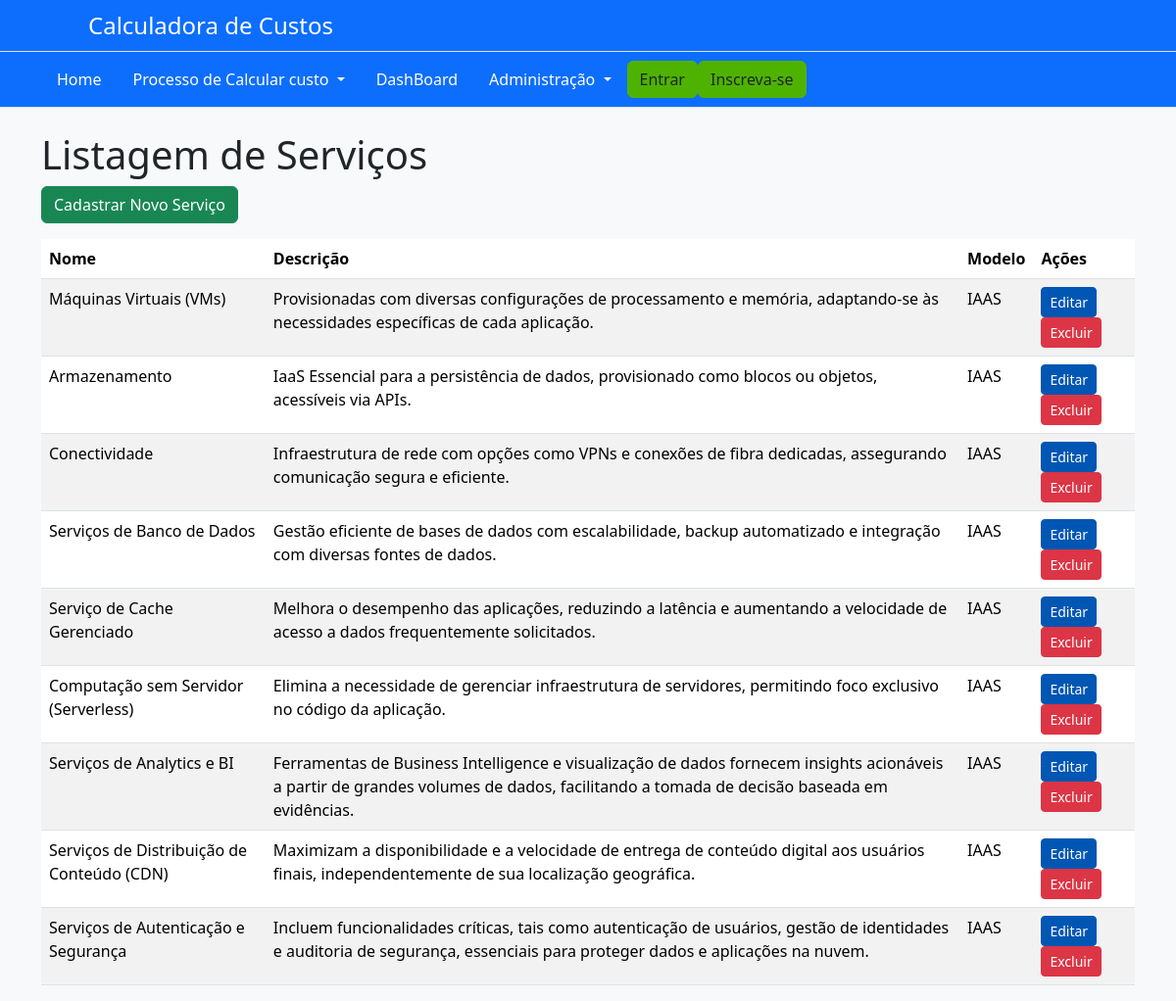
The page /listarservico/ on the database as committed earlier.
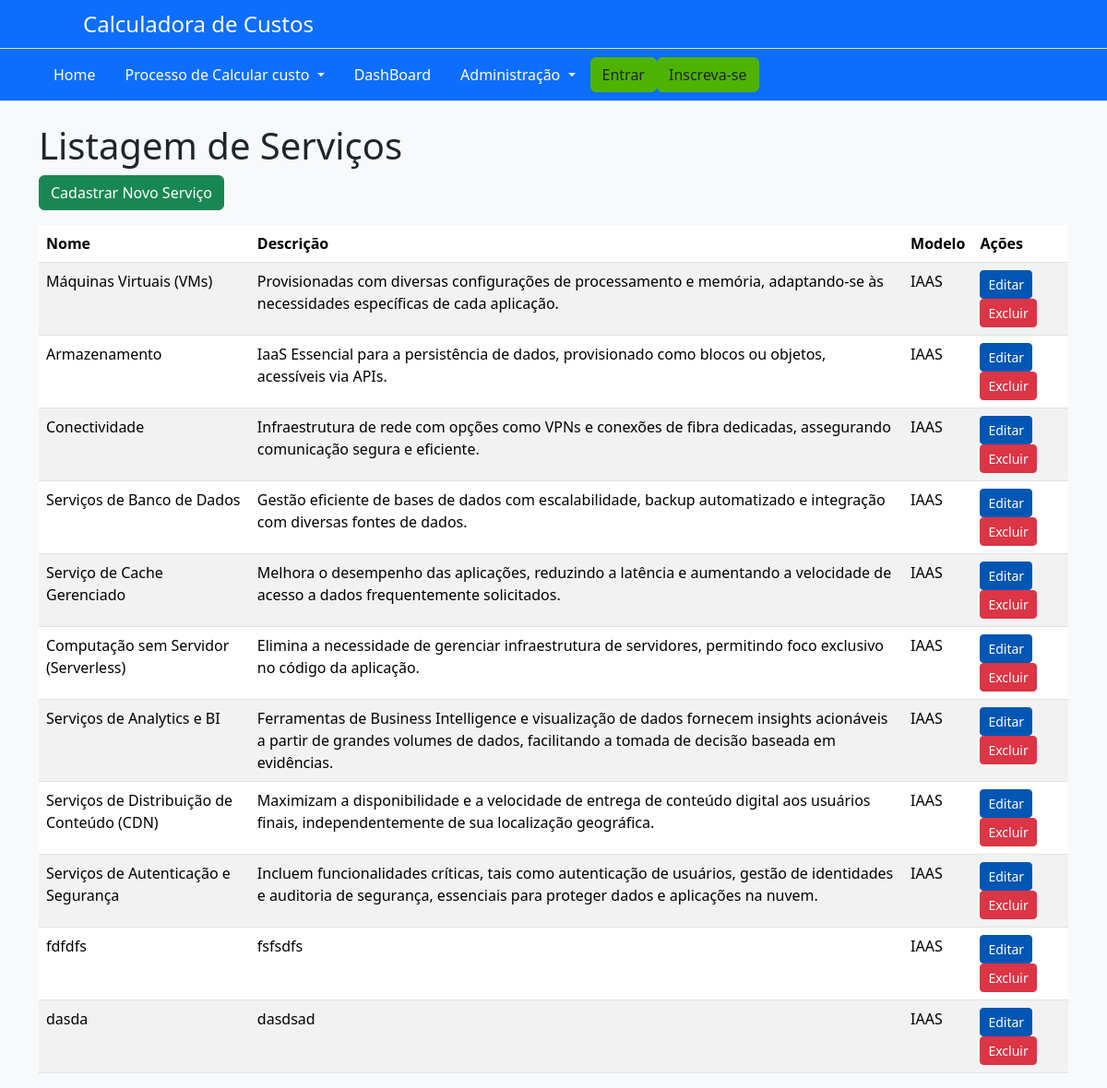
The same page on the database as committed later.
### AppCalculadora/models.py (models this page shows, shortened)
class Servico(models.Model):
    IAAS = 'IAAS'
    PAAS = 'PAAS'
    SAAS = 'SAAS'
    MODELO_CHOICES = [
        (IAAS, 'Infrastructure as a Service (IAAS)'),
        (PAAS, 'Platform as a Service (PAAS)'),
        (SAAS, 'Software as a Service (SAAS)'),
    ]
    modelo = models.CharField(
        max_length=255,
        choices=MODELO_CHOICES,
        default=IAAS,
    )
    nome = models.CharField(max_length=255)
    descricao = models.TextField()

### AppCalculadora/views.py (the view)
# urls.py: path('listarservico/', views.listar_servico, name='listarServico'),
def listar_servico(request):
    servicos = Servico.objects.all()
    return render(request, 'servico/listar_servico.html', {'servicos': servicos})

### AppCalculadora/templates/servico/listar_servico.html
{% extends 'base.html' %}
{% block content %}
<div class="container">
    <h1 class="page-title">Listagem de Serviços</h1>
    <a href="{% url 'cadastrarServico' %}" class="btn btn-success mb-3">Cadastrar Novo Serviço</a>
    <table class="table table-striped">
        <thead>
            <tr>
                <th>Nome</th>
                <th>Descrição</th>
                <th>Modelo</th>
                <th>Ações</th>
            </tr>
        </thead>
        <tbody>
            {% for servico in servicos %}
            <tr>
                <td>{{ servico.nome }}</td>
                <td>{{ servico.descricao }}</td>
                <td>{{ servico.modelo }}</td>
                <td>
                    <a href="{% url 'editarServico' servico.pk %}" class="btn btn-primary btn-sm">Editar</a>
                    <a href="{% url 'excluirServico' servico.pk %}" class="btn btn-danger btn-sm">Excluir</a>
                </td>
            </tr>
            {% endfor %}
        </tbody>
    </table>
</div>
{% endblock %}

Rows that differ between the two databases and show on the page:
added Servico: nome "fdfdfs", descricao "fsfsdfs", modelo "IAAS"
added Servico: nome "dasda", descricao "dasdsad", modelo "IAAS"
